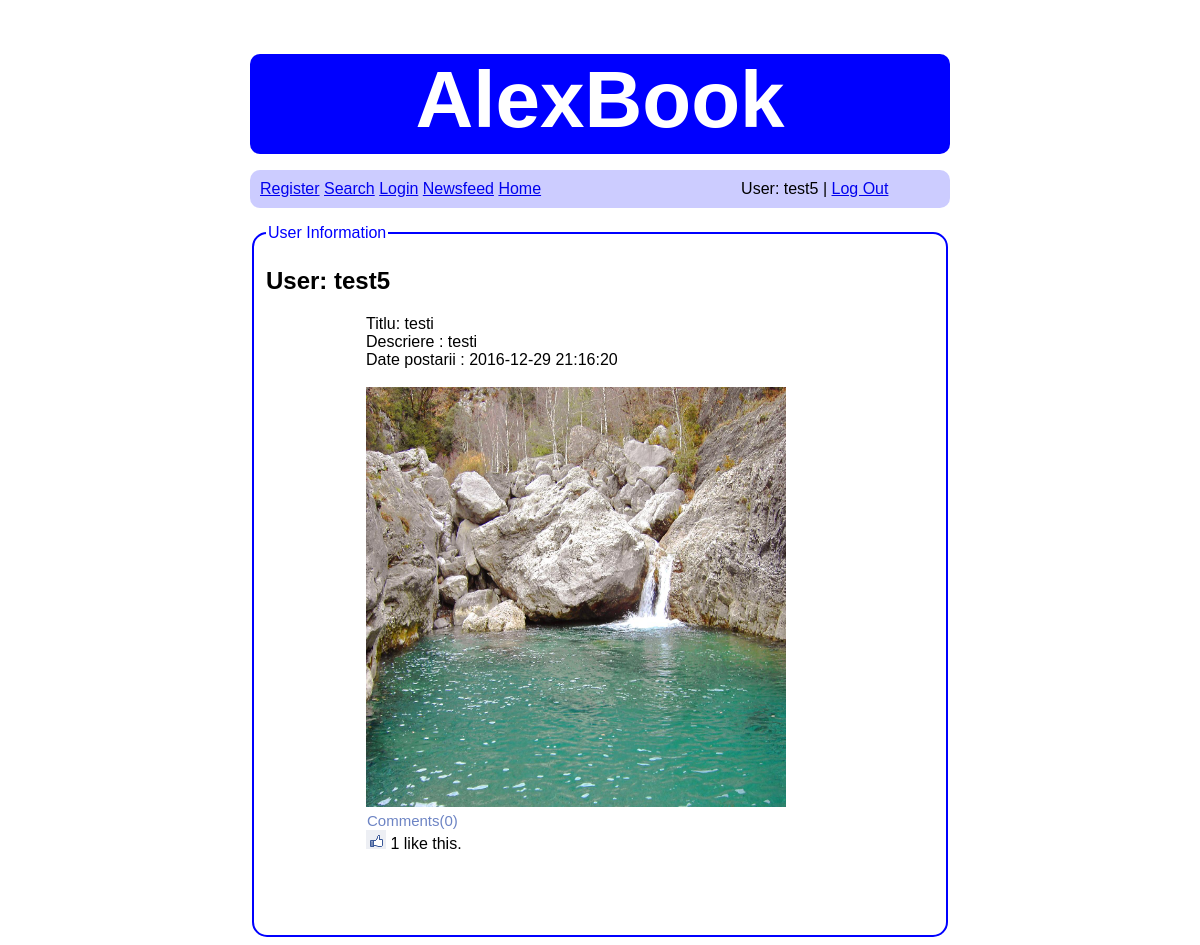
Page /AlexBook/search_full_result.php?userid=2 (signed in) on the committed database.
### tables this page shows
CREATE TABLE `users` (
  `userid` int(11) NOT NULL,
  `user` varchar(25) NOT NULL,
  `password` varchar(25) NOT NULL
);

CREATE TABLE `post` (
  `postid` int(11) NOT NULL,
  `image` varchar(200) NOT NULL,
  `title` varchar(25) DEFAULT NULL,
  `description` varchar(50) DEFAULT NULL,
  `postdate` datetime NOT NULL DEFAULT CURRENT_TIMESTAMP,
  `userid` int(11) NOT NULL
);

### AlexBook/search_full_result.php (the view, shortened to what this page needs)
<?php
	include "src/header.php";
	include "src/mainmenu.php";
	include 'db.php';
	echo "<fieldset><legend>User Information</legend>";
	$userid = $_GET['userid'];
	$sql = "select * from users where userid = $userid;";
	$result = mysql_query($sql, $link);
	if ($result == false) {
		echo "<p>Error: cannot execute query</p>";
	}
	else {
		$num_rows = mysql_num_rows($result);
		if ($num_rows >= 1) {
			while($row = mysql_fetch_array($result)) {
				echo "<h2>";
				echo "<b>User:</b> " . $row["user"] . "<br />";
				echo "</h2>";
			}
		}
		else {
			echo "<p>No user</p>";
		}
	}
?>
<?php
	include 'dbpdo.php';
	include 'db.php';
	$userid = $_GET['userid'];
	$stmt = $DB_con->prepare('SELECT u.userid, p.postid, p.image, p.title, p.description, p.postdate, u.user, count(l.liekid)
									FROM post p
									inner join users u on u.userid = p.userid
									left join liketable l on l.postid = p.postid
									where u.userid = :userid
									group by p.postid
									order by COUNT(l.liekid) desc , p.postdate desc');
		$stmt->bindParam(':userid',$userid);
		$stmt->execute();
		if($stmt->rowCount() > 0)
		{
			while($row=$stmt->fetch(PDO::FETCH_ASSOC))
			{
					extract($row);
	?>
					<div style="margin-left: 100px">
					<?php echo "Titlu: " . $title; ?><br>
					<?php echo "Descriere : " .$description; ?><br>
					<?php echo "Date postarii : " .$postdate; ?>
					</div>
				<br>
					<img style="margin-left: 100px;" src="user_images/<?php echo $row['image']; ?>" class="img-rounded" width="420px" height="420px" />
				<br>
			<?php
			 		$que_comment=mysql_query("select * from comment where postid =$postid order by commentid", $link);
					$count_comment=mysql_num_rows($que_comment);
					$que_like=mysql_query("select * from liketable where postid=$postid");
					$count_like=mysql_num_rows($que_like);
		 	?>
						<input  type="button" value="Comments(<?php echo $count_comment; ?>)" style=" margin-left: 95px; background:#FFFFFF; border:#FFFFFF;font-size:15px; color:#6D84C4;"  id="comment<?php echo $postid; ?>">
					<br>
						<img src="img/like.PNG", style="margin-left: 100px;">
						<span bgcolor="#EDEFF4" style= "width: 50px;"><?php echo $count_like; ?>
						</span> like this.
					<br><br>
			<br><br><br>
<?php
		}
	}
	else
	{
?>
	<span class="glyphicon glyphicon-info-sign"></span> &nbsp; No Photos Found ...
<?php
	}
?>
</div>

### AlexBook/src/header.php (shortened to what this page needs)
<!DOCTYPE html>
<html>
<head>
	<link rel="stylesheet" href="css/styles.css" type="text/css" media="all" />
</head>
<body>
	<div id="container">
	<header>
		<h1><a href="index.php">AlexBook</a></h1>
	</header>

### AlexBook/src/mainmenu.php
<nav>
<ul id="main_menu">
	<li><a href="register.php" title="Register new user">Register</a></li>
	<?php
	  if(isset($_SESSION['login']) && $_SESSION['login'] == "OK") {
		echo '<li><a href="search.php" title="Users list">Search</a></li>';
	  }
	?>
	<li><a href="login.php" title="Login private area">Login</a></li>
	<?php
	  if(isset($_SESSION['login']) && $_SESSION['login'] == "OK") {
		echo '<li><a href="newsfeed.php" title="News">Newsfeed</a></li>';
	  }
	?>
	<?php
	  if(isset($_SESSION['login']) && $_SESSION['login'] == "OK") {
		echo '<li><a href="private.php" title="Private area">Home</a></li>';
		echo '<li style="padding-left: 200px"> User: ' . $_SESSION['user'] . ' | <a href="exit.php">Log Out </a></li>';
	  }
	?>
</ul>
</nav>

### AlexBook/css/styles.css (style rules this page uses)
body { font-family: Arial, sans-serif; overflow: scroll; }
header { display: block; border-radius: 10px; background-color: #00f; width: 100%; height: 100px; color: #fff; }
header h1 { text-align: center; font-size: 5em; }
header h1 a { color: #fff; text-decoration: none; }
fieldset { border-radius: 15px; border: 2px solid #00f; }
legend { color: #00f; }
#container { width: 700px; margin-left: auto; margin-right: auto; }
#main_menu { list-style-type: none; background-color: #ccf; padding: 10px; border-radius: 10px; }
#main_menu > li { display: inline-block; }

### rows in the picture
users: user "test5"
post: title "testi", description "testi", postdate "2016-12-29 21:16:20", image (picture), count_like "1"

### other values in the picture
$_SESSION['user'] "test5"
